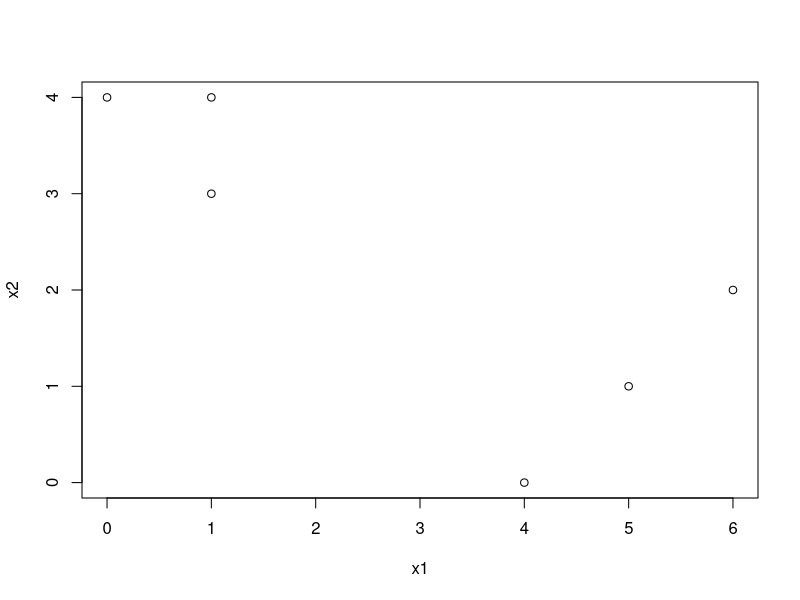
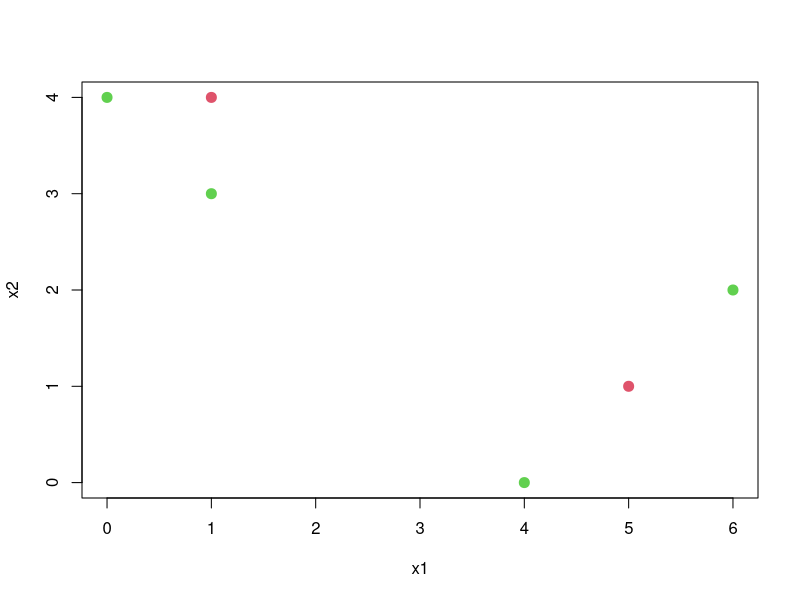
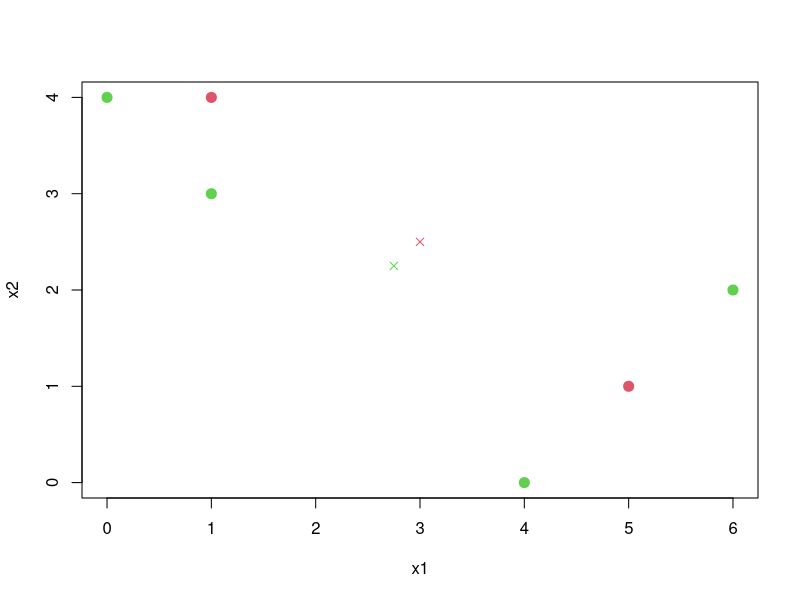
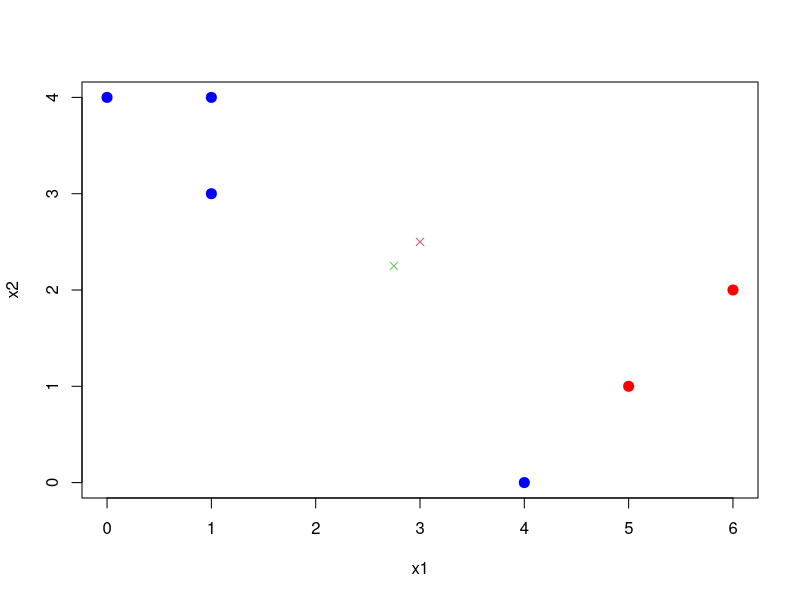
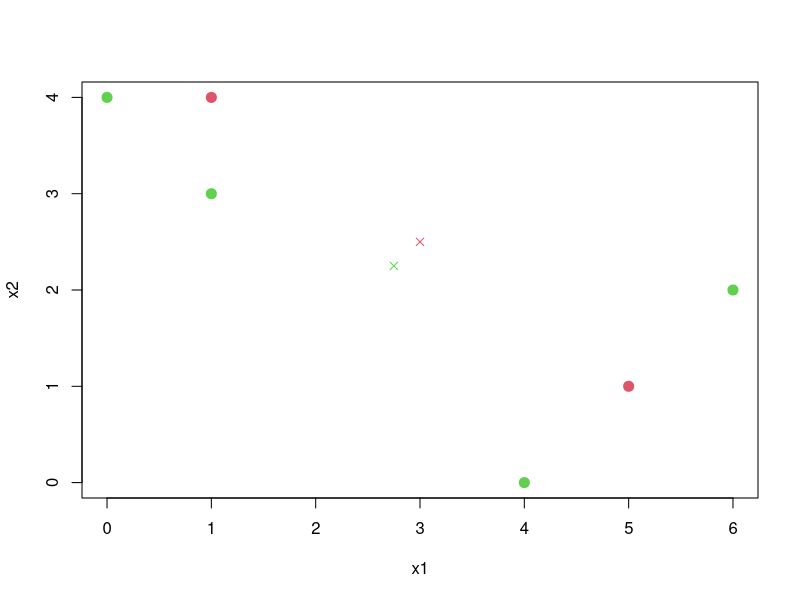
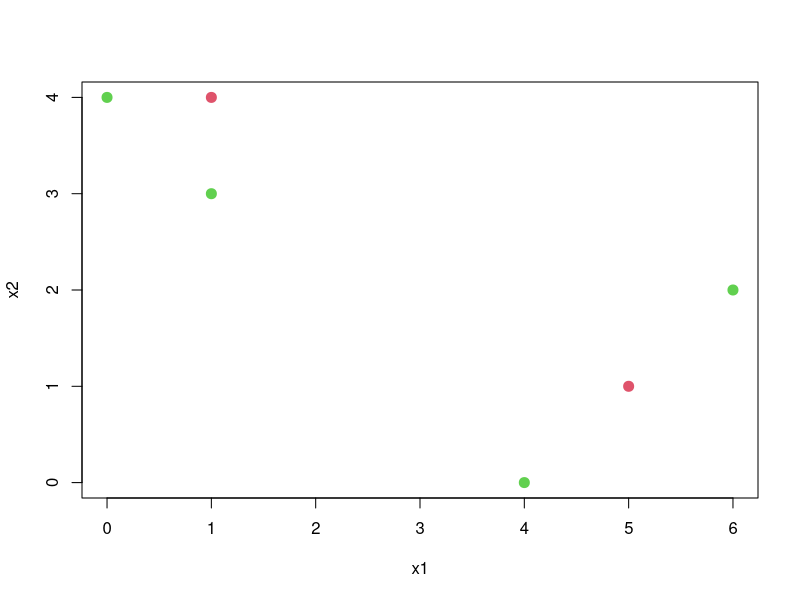

These figures' R source, in order:

#part a
x1<-c(1, 1, 0, 5, 6, 4)
x2<-c(4, 3, 4, 1, 2, 0)
df <- as.data.frame(cbind(x1,x2))
plot(df$x1,df$x2,xlab = "x1",ylab = "x2")

#part b
set.seed(3)
df$Y<-NA
df$Y <- sample(2, nrow(df), replace = T)
df
plot(df$x1, df$x2, col = (df$Y + 1), pch = 20, cex = 2,xlab = "x1",ylab = "x2")

#part c

# calcualting centroids
centroid1 <- c(mean(df[df$Y == 1, 1]), mean(df[df$Y == 1, 2]))
centroid2 <- c(mean(df[df$Y == 2, 1]), mean(df[df$Y == 2, 2]))
plot(df$x1,df$x2, col=(df$Y + 1), pch = 20, cex = 2,xlab = "x1",ylab = "x2")
points(centroid1[1], centroid1[2], col = 2, pch = 4)
points(centroid2[1], centroid2[2], col = 3, pch = 4)


centroids = aggregate(df[,1:2], list(Cluster = df$Y), mean)
centroids

#part d
library(class)
clusters = knn(centroids[,2:3], df[,1:2], factor(centroids[,1]))
clusters

n=6
col = rep("red", n)
col[clusters == 2] = "blue"
plot(df[,1:2], col = col, pch = 20, cex = 2,xlab = "x1",ylab = "x2")
points(centroid1[1], centroid1[2], col = 2, pch = 4)
points(centroid2[1], centroid2[2], col = 3, pch = 4)


#part e

centroid1 <- c(mean(df[df$Y == 1, 1]), mean(df[df$Y == 1, 2]))
centroid2 <- c(mean(df[df$Y == 2, 1]), mean(df[df$Y == 2, 2]))
plot(df$x1,df$x2, col=(df$Y + 1), pch = 20, cex = 2,xlab = "x1",ylab = "x2")
points(centroid1[1], centroid1[2], col = 2, pch = 4)
points(centroid2[1], centroid2[2], col = 3, pch = 4)

#part f
plot(df$x1,df$x2, col=(df$Y + 1), pch = 20, cex = 2,xlab = "x1",ylab = "x2")
